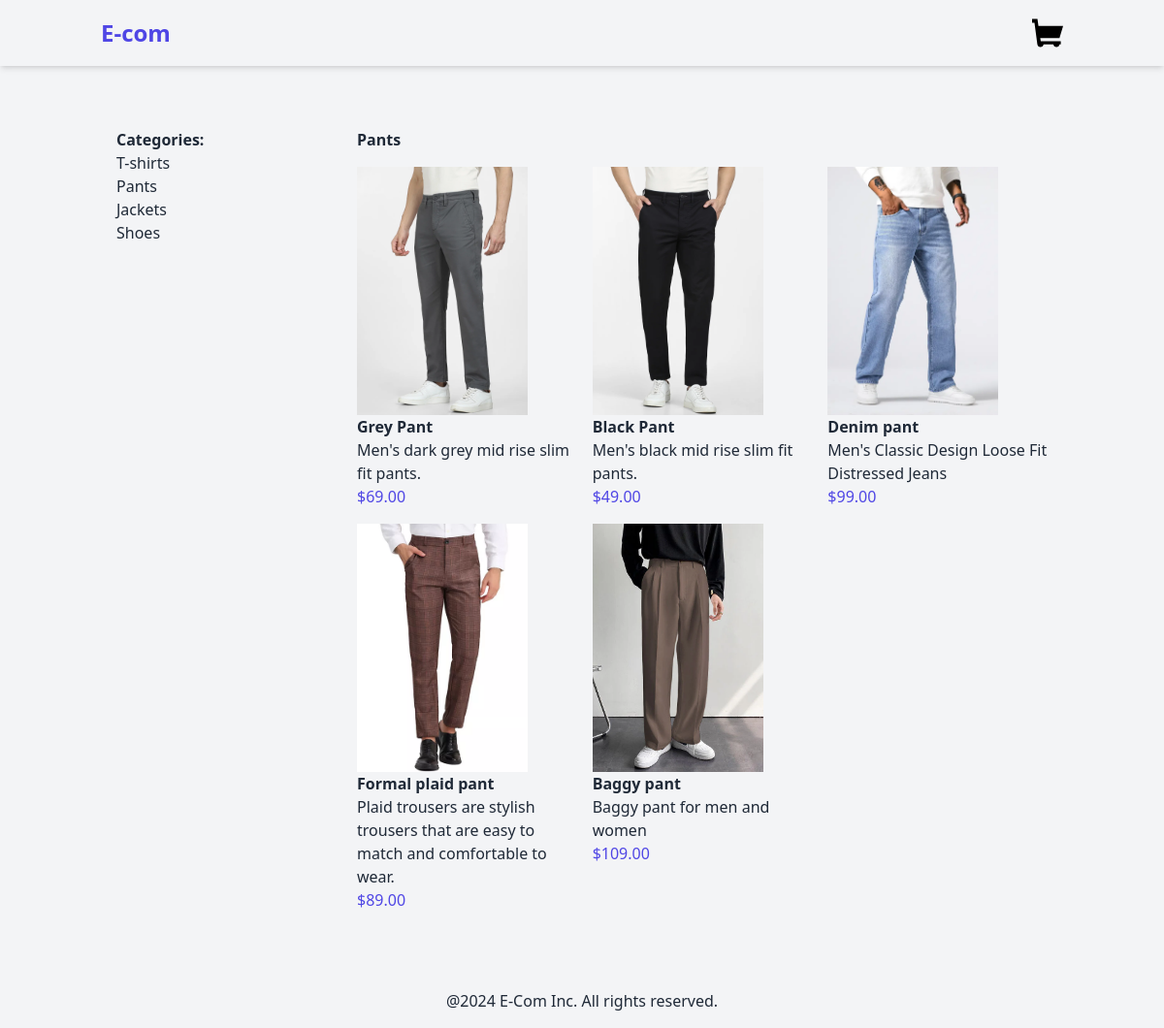
The app's page /pants/ with its own data.
### products/models.py (models this page shows, shortened)
class Category(models.Model):
    name=models.CharField(max_length=150)
    slug=models.SlugField(unique=True)
    class Meta:
        verbose_name_plural = "categories"

class Product(models.Model):
    category=models.ForeignKey(Category, related_name='products', on_delete=models.CASCADE)
    name=models.CharField(max_length=250)
    slug=models.SlugField(max_length=250)
    description=models.TextField(blank=True)
    price=models.DecimalField(max_digits=10,decimal_places=2)
    available=models.BooleanField(default=True)
    created=models.DateField(auto_now_add=True)
    updated=models.DateTimeField(auto_now=True)
    image=models.ImageField(upload_to="products", blank=True, null=True)

### products/views.py (the view)
# urls.py: path('', views.product_list, name='product_list'),
def product_list(request, category_slug=None):
    category = None
    products = Product.objects.filter(available=True)
    categories = Category.objects.all()
    if category_slug:
        category = get_object_or_404(Category, slug=category_slug)
        products = products.filter(category=category)
    return render(request, 'products/product/list.html', {
        'category':category,
        'products':products,
        'categories':categories,
    })

### products/templates/products/product/list.html (shortened to what this page needs)
{% extends "base.html" %}
{%block content%}
<div class="container mx-auto p-4 flex">
    <aside class="w-1/4 p-4">
        <h2 class="font-bold">Categories:</h2>
        <ul>
            {%for category in categories%}
            <li>
                <a href="{% url 'products:product_list_by_category' category.slug %}">{{category.name}}</a>
            </li>
            {%endfor%}
        </ul>
    </aside>
    <main class="w-3/4 p-4">
        {%if category%}
        <h2 class="font-bold mb-4">{{category.name}}</h2>
        {%else%}
        <h2 class="font-bold mb-4">All Products:</h2>
        {%endif%}
        <div class="grid grid-cols-3 gap-4">
            {% for product in products %}
            <a href="{% url 'products:product_detail' product.id product.slug %}">
            <div>
                {% if product.image %}
                <img src="{{product.image.url}}" alt={{product.name}} class="h-64 w-44 object-cover">
                {%else%}
                <p>The image is not available</p>
                {%endif%}
                <h3 class="font-semibold">{{product.name}}</h3>
                <p>{{product.description}}</p>
                <p class="text-indigo-600">${{product.price}}</p>
            </div>
        </a>
            {%endfor%}
        </div>
    </main>
</div>
{%endblock%}

### records on screen
Category: name "T-shirts"
Category: name "Pants"
Category: name "Jackets"
Category: name "Shoes"
Product: image (picture), name "Grey Pant", description "Men's dark grey mid rise slim fit pants.", price "69.00"
Product: image (picture), name "Black Pant", description "Men's black mid rise slim fit pants.", price "49.00"
Product: image (picture), name "Denim pant", description "Men's Classic Design Loose Fit Distressed Jeans", price "99.00"
Product: image (picture), name "Formal plaid pant", description "Plaid trousers are stylish trousers that are easy to match and comfortable to wear.", price "89.00"
Product: image (picture), name "Baggy pant", description "Baggy pant for men and women", price "109.00"
